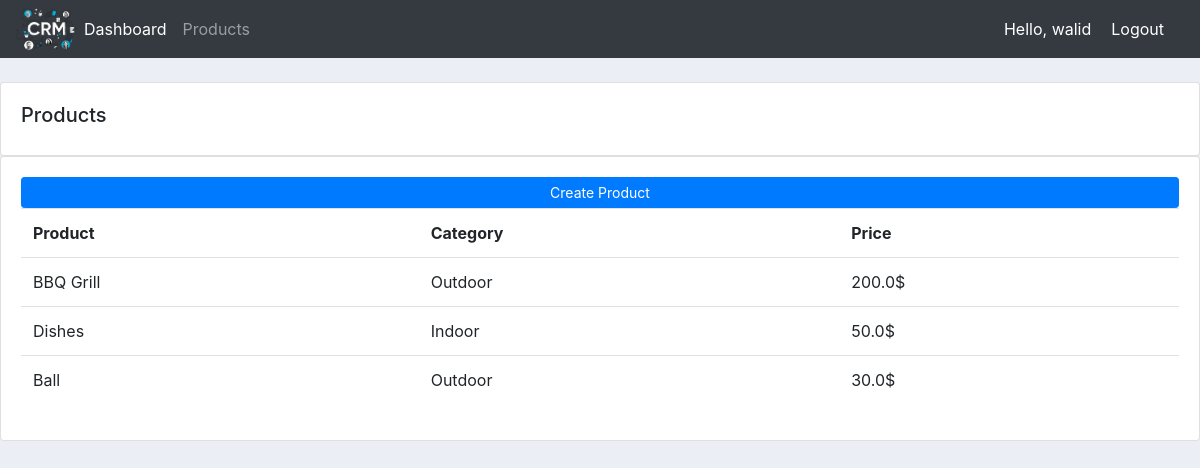
The page /products/ (signed in) on the database as committed earlier.
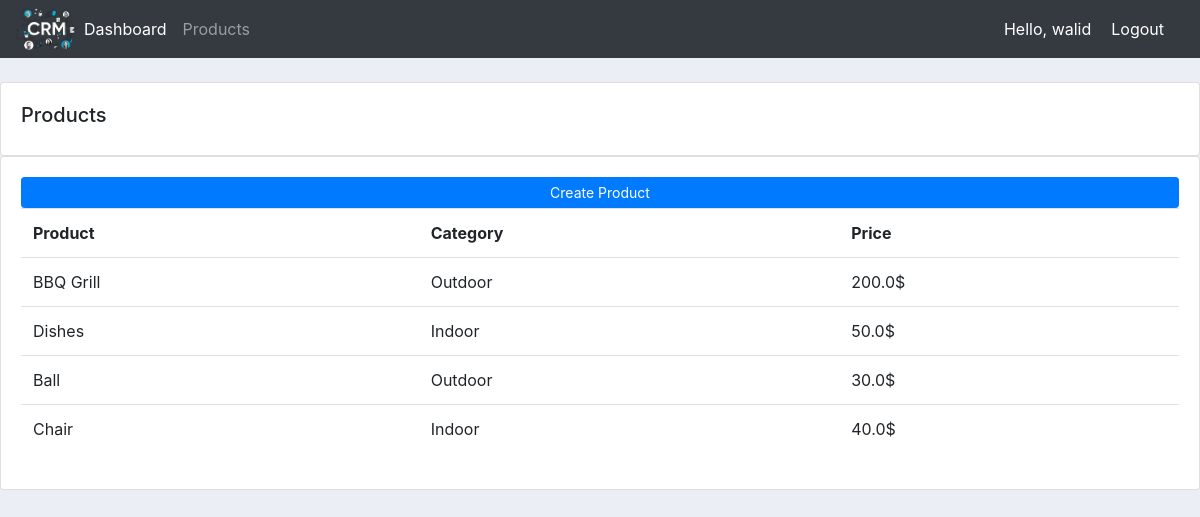
The same page on the database as committed later.
### accounts/models.py (models this page shows, shortened)
class Product(models.Model):
    CATEGORY = (
        ('Indoor','Indoor'),
        ('Outdoor','Outdoor'),
    )
    name =  models.CharField(max_length=200, null=True)
    price =  models.FloatField(null=True)
    category =  models.CharField(max_length=200, null=True, choices=CATEGORY)
    description =  models.CharField(max_length=200, null=True, blank=True) #blank means can make it blank.
    date_created = models.DateTimeField(auto_now_add=True, null=True)
    tags = models.ManyToManyField(Tag) #Many to many rel.

### accounts/decorators.py (the view)
        def wrapper_func(request, *args, **kwargs):
            group = None
            if request.user.groups.exists():
                group = request.user.groups.all()[0].name
            if group in allowed_roles:
                return view_func(request, *args, **kwargs)
            else:
                return HttpResponse('You are not authorized to view this page.')

### accounts/views.py (called while the page is built)
@login_required(login_url='login')
@allowed_users(allowed_roles=['admin'])
def products(request):
    products = Product.objects.all()
    return render(request, 'accounts/products.html',{'products':products})

### accounts/templates/accounts/products.html
{% extends 'accounts/main.html' %}
{% block content %}
<br>
<div class="row">
    <div class="col-md">
        <div class="card card-body">
            <h5>Products</h5>
        </div>
        <div class="card card-body">
            <a class="btn btn-primary  btn-sm btn-block" href="{% url 'create_product' %}">Create Product</a>
            <table class="table">
                <tr>
                    <th>Product</th>
                    <th>Category</th>
                    <th>Price</th>
                </tr>
                {% for product in products %}
                    <tr>
                        <td>{{product.name}}</td>
                        <td>{{product.category}}</td>
                        <td>{{product.price}}{{"$"}}</td>
                    </tr>
                {% endfor %}
            </table>
        </div>
    </div>
</div>
{% endblock %}

### accounts/templates/accounts/main.html (shortened to what this page needs)
{% load static %}
<!DOCTYPE html>
<html lang="en">
<head>
    <link
    rel="stylesheet"
    href="https://cdn.jsdelivr.net/npm/bootstrap@4.3.1/dist/css/bootstrap.min.css"
>
    <link rel="stylesheet" type="text/css" href="{% static '/css/main.css' %}">
</head>
<body>
    {% include 'accounts/navbar.html' %}
    {% block content %}
    {% endblock %}
</body>
</html>

### accounts/templates/accounts/navbar.html (shortened to what this page needs)
{% load static %}
<nav class="navbar navbar-expand-lg navbar-dark bg-dark">
    <img src="{% static 'images/logo.png' %}" width="60">
    <div class="collapse navbar-collapse" id="navbarNav">
      <ul class="navbar-nav">
        {% if request.user.is_staff %}
        <li class="nav-item active">
          <a class="nav-link" href="{% url 'home' %}">Dashboard</a>
        </li>
        <li class="nav-item">
          <a class="nav-link" href="{% url 'products' %}">Products</a>
        </li>
        {% else %}
        <li class="nav-item">
          <a class="nav-link" href="{% url 'account' %}">Settings</a>
        </li>
        {% endif %}
      </ul>
    </div>
    <span class="hello-msg">Hello, {{request.user}} </span>
    <span><a class="hello-msg" href="{% url 'logout' %}">Logout</a></span>
  </nav>

### static/css/main.css (style rules this page uses)
body { background-color: #ebeff5; }

### accounts/templates/accounts/navbar.html (style rules this page uses)
.hello-msg { font-size: 18x; color: #fff; margin-right: 20px; }

Rows that differ between the two databases and show on the page:
added Product: name "Chair", category "Indoor", price "40.0", value "$"
